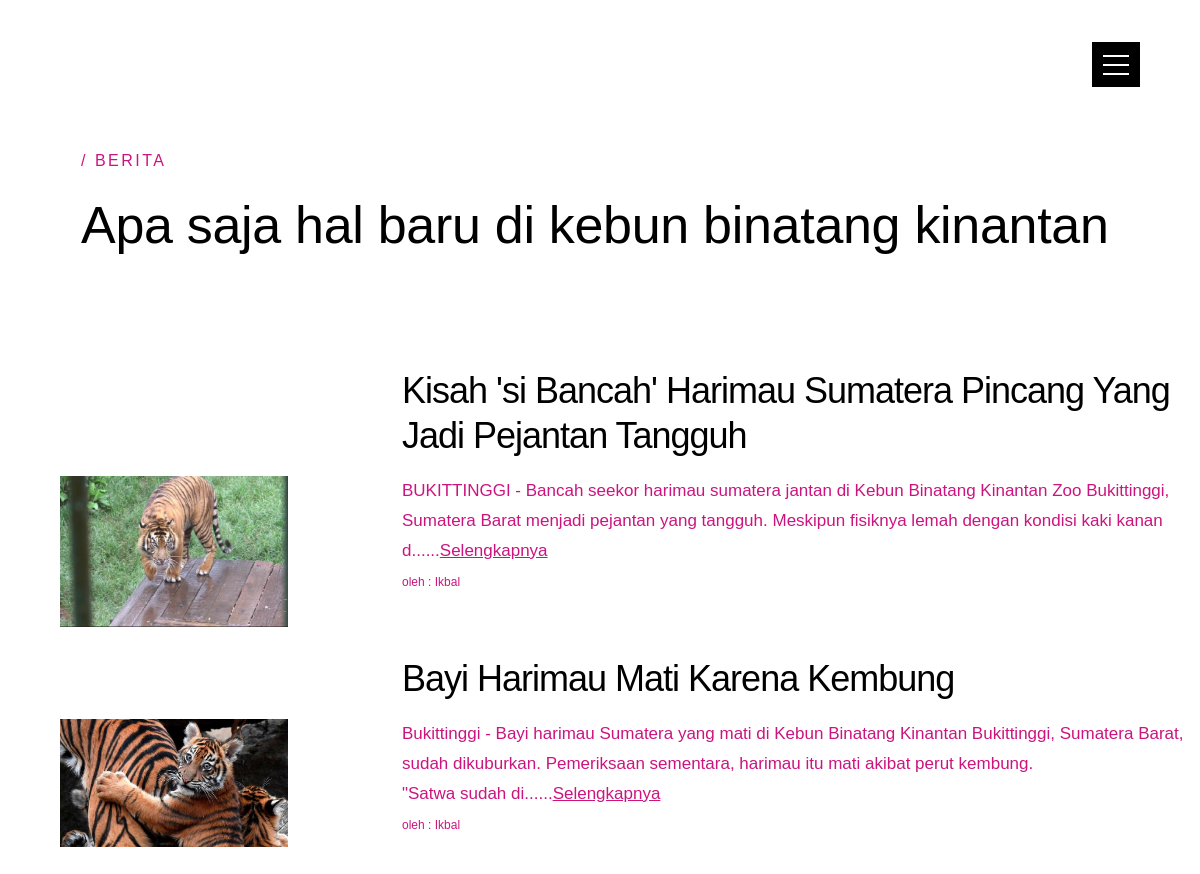
The app's page /?view=news with its own data.
### tables this page shows
CREATE TABLE `berita` (
  `beritaid` int(11) NOT NULL,
  `pegawainomorinduk` bigint(20) DEFAULT NULL,
  `beritajudul` varchar(100) DEFAULT NULL,
  `beritaisi` text,
  `beritatanggal` timestamp NOT NULL DEFAULT CURRENT_TIMESTAMP ON UPDATE CURRENT_TIMESTAMP,
  `beritagambar` varchar(100) DEFAULT NULL
);

CREATE TABLE `pegawai` (
  `pegawainomorinduk` bigint(20) NOT NULL,
  `pegawainama` varchar(24) DEFAULT NULL,
  `pegawaigelar` varchar(10) DEFAULT NULL,
  `pegawaipassword` varchar(32) DEFAULT NULL,
  `pegawaigolongan` varchar(5) DEFAULT NULL,
  `jabatanid` int(11) DEFAULT NULL,
  `pegawaitugas` varchar(50) DEFAULT NULL
);

### view/news.php (the view)
<section id='works' class="s-works">
<div class="row section-header" data-aos="fade-up">
    <div class="col-full">
        <h3 class="subhead">Berita</h3>
        <h1 class="display-1">Apa saja hal baru di kebun binatang kinantan</h1>
    </div>
</div>
<?php
$news=mysqli_query($conn,
    "SELECT
        *
    from
        berita
    join pegawai
        on pegawai.pegawainomorinduk=berita.pegawainomorinduk
    order by
        beritatanggal
    DESC LIMIT 6");
while ($data_berita = mysqli_fetch_array($news)) {?>
<div style="padding-left:5%;padding-bottom:10%" data-aos="fade-up">
    <a href="?view=dnews&id=<?=$data_berita['beritaid']?>">
        <div style="padding-left:30%;">
            <h1><?=ucwords($data_berita['beritajudul'])?></h1>
        </div>
        <div>
            <div style="width:20%;height:100%;float:left">
                <img src="images/berita/<?=$data_berita['beritagambar']?>" alt="">
            </div>
            <div style="width:70%;float:right;">
                <span>
                   <?=substr($data_berita['beritaisi'],0,200)?>......<u>Selengkapnya</u>
                </span>
                <br>
                <small>oleh : <?=ucwords($data_berita['pegawainama'])?></small>
            </div>
        </div>
    </a>
</div>
<?php }?>
</section>

### css/base.css (style rules this page uses)
html { font-family: sans-serif; line-height: 1.15; -ms-text-size-adjust: 100%; -webkit-text-size-adjust: 100%; }
body { margin: 0; }
article, aside, footer, header, nav, section { display: block; }
h1 { font-size: 2em; margin: 0.67em 0; }
a { background-color: transparent; -webkit-text-decoration-skip: objects; }
b, strong { font-weight: inherit; }
b, strong { font-weight: bolder; }
small { font-size: 80%; }
img { border-style: none; }
html { font-size: 62.5%; box-sizing: border-box; }
*, *::before, *::after { box-sizing: inherit; }
body { font-weight: normal; line-height: 1; word-wrap: break-word; text-rendering: optimizeLegibility; -webkit-overflow-scrolling: touch; -webkit-text-size-adjust: none; }
body, input, button { -moz-osx-font-smoothing: grayscale; -webkit-font-smoothing: antialiased; }
img, video { max-width: 100%; height: auto; }
div, dl, dt, dd, ul, ol, li, h1, h2, h3, h4, h5, h6, pre, form, p, blockquote, th, td { margin: 0; padding: 0; }
h1, h2, h3, h4, h5, h6 { -webkit-font-smoothing: auto; -webkit-font-smoothing: antialiased; -webkit-font-variant-ligatures: common-ligatures; -moz-font-variant-ligatures: common-ligatures; font-variant-ligatures: common-ligatures; text-rendering: optimizeLegibility; }
strong, b { font-weight: bold; line-height: inherit; }
small { font-size: 60%; line-height: inherit; }
a { text-decoration: none; line-height: inherit; }
a img { border: none; }
.row { width: 89%; max-width: 1200px; margin: 0 auto; }
.row:after { content: ""; display: table; clear: both; }
[class*="col-"] { float: left; padding: 0 20px; }
.col-twelve, .col-full { width: 100%; }
@media only screen and (max-width: 1200px) { [class*="col-"] { padding: 0 15px; } }

### css/main.css (style rules this page uses)
html { font-size: 10px; }
html, body { height: 100%; }
body { background: #111111; font-family: "metropolis-regular", sans-serif; font-size: 1.7rem; font-style: normal; font-weight: normal; line-height: 1.765; color: #555555; margin: 0; padding: 0; }
a { color: #cc147f; -webkit-transition: all 0.3s ease-in-out; transition: all 0.3s ease-in-out; }
h1, h2, h3, h4, h5, h6, .h1, .h2, .h3, .h4, .h5, .h6 { font-family: "metropolis-semibold", sans-serif; color: #000000; font-style: normal; font-weight: normal; text-rendering: optimizeLegibility; }
h1, .h1, h2, .h2, h3, .h3, h4, .h4 { margin-top: 6rem; margin-bottom: 1.8rem; }
h1, .h1 { font-size: 3.6rem; line-height: 1.25; letter-spacing: -0.1rem; }
h3, .h3 { font-size: 2.4rem; line-height: 1.25; }
em, i, strong, b { font-size: inherit; line-height: inherit; font-style: normal; font-weight: normal; }
strong, b { font-family: "metropolis-semibold", sans-serif; font-weight: normal; }
small { font-size: 1.2rem; line-height: inherit; }
.display-1 { font-family: "domine-bold", sans-serif; font-size: 6rem; line-height: 1.3; letter-spacing: 0; color: #000000; letter-spacing: -0.03rem; margin-top: 0; margin-bottom: 4.8rem; }
.subhead { font-family: "metropolis-semibold", sans-serif; font-size: 1.6rem; line-height: 1.3125; text-transform: uppercase; letter-spacing: 0.25rem; color: #cc147f; margin-top: 0; margin-bottom: 2.1rem; }
.subhead::before { content: "/ "; }
@media only screen and (max-width: 1400px) { .display-1 { font-size: 5.6rem; } }
@media only screen and (max-width: 1200px) { .display-1 { font-size: 5.2rem; } }
.s-works { background: #ffffff; padding: 18rem 0 24rem; position: relative; }
@media only screen and (max-width: 1200px) { .s-works { padding: 15rem 0 22.2rem; } }

### index.php (style rules this page uses)
body { margin:0; padding:0; }

### records on screen
berita: beritajudul "Kisah 'si Bancah' Harimau Sumatera Pincang Yang Jadi Pejantan Tangguh", beritagambar (picture), beritaisi "BUKITTINGGI - Bancah seekor harimau sumatera jantan di Kebun Binatang Kinantan Zoo Bukittinggi, Sumatera Barat menjadi pejantan yang tangguh. Meskipun fisiknya lemah dengan kondisi kaki kanan d", pegawainomorinduk.pegawainama "Ikbal"
berita: beritajudul "Bayi Harimau Mati Karena Kembung", beritagambar (picture), beritaisi "Bukittinggi - Bayi harimau Sumatera yang mati di Kebun Binatang Kinantan Bukittinggi, Sumatera Barat, sudah dikuburkan. Pemeriksaan sementara, harimau itu mati akibat perut kembung. \"Satwa sudah di", pegawainomorinduk.pegawainama "Ikbal"
